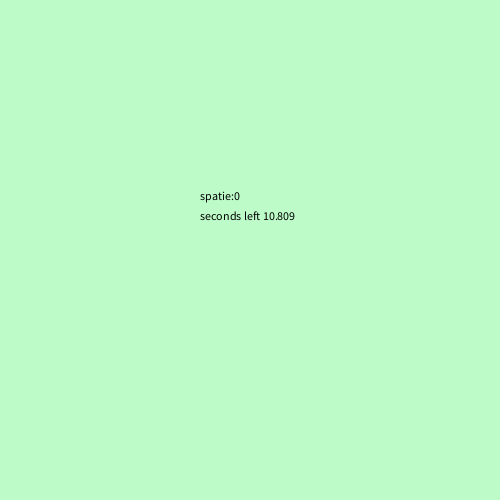
Frame 1 (no input)
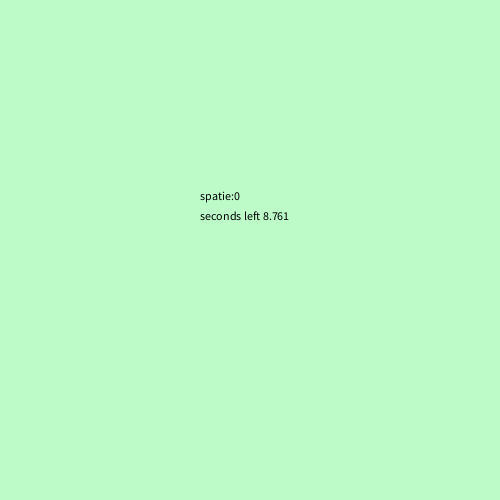
Frame 60 (the mouse pressed at the canvas centre just before this capture)
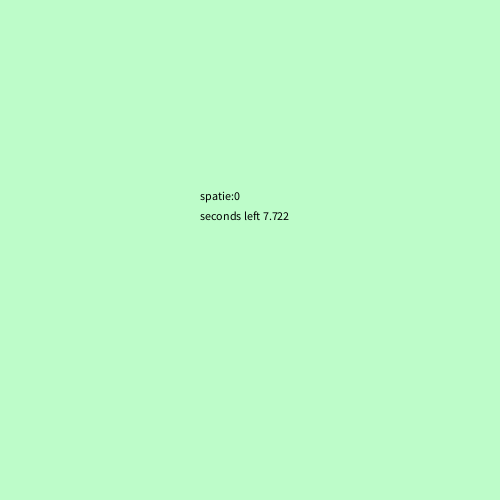
Frame 120 (the mouse held since frame 60 and released just before this capture)

The Processing sketch that drew these frames (run headless with seeded random() and noise(); from frame 60 on, the mouse is pressed at the canvas centre):

// Processing sketch: H12_opdracht_2
// ── H12_opdracht_2.pde
int seconden;
int leftAmount;
int millisLeft;
int aantalSpatie = 0;
boolean racing = true;

void setup(){
  size(500,500);
}

void draw(){
   background(189,252,201);
   
  seconden = millis()/1000;
  leftAmount = 10 - seconden;
  millisLeft = 1000 - (millis()%1000);
  
  if(leftAmount <= 0){
    leftAmount = 0;
    millisLeft = 0;
}

  if (seconden >= 10){
    racing = false;
  }
  
  fill(0,0,0);
  text("spatie:" + aantalSpatie, 200,200);
  text("seconds left " + leftAmount + "." + nf(millisLeft, 3), 200,220);
}

void keyReleased(){
 if(keyCode == 32 && racing){
   aantalSpatie++;
 }
}
